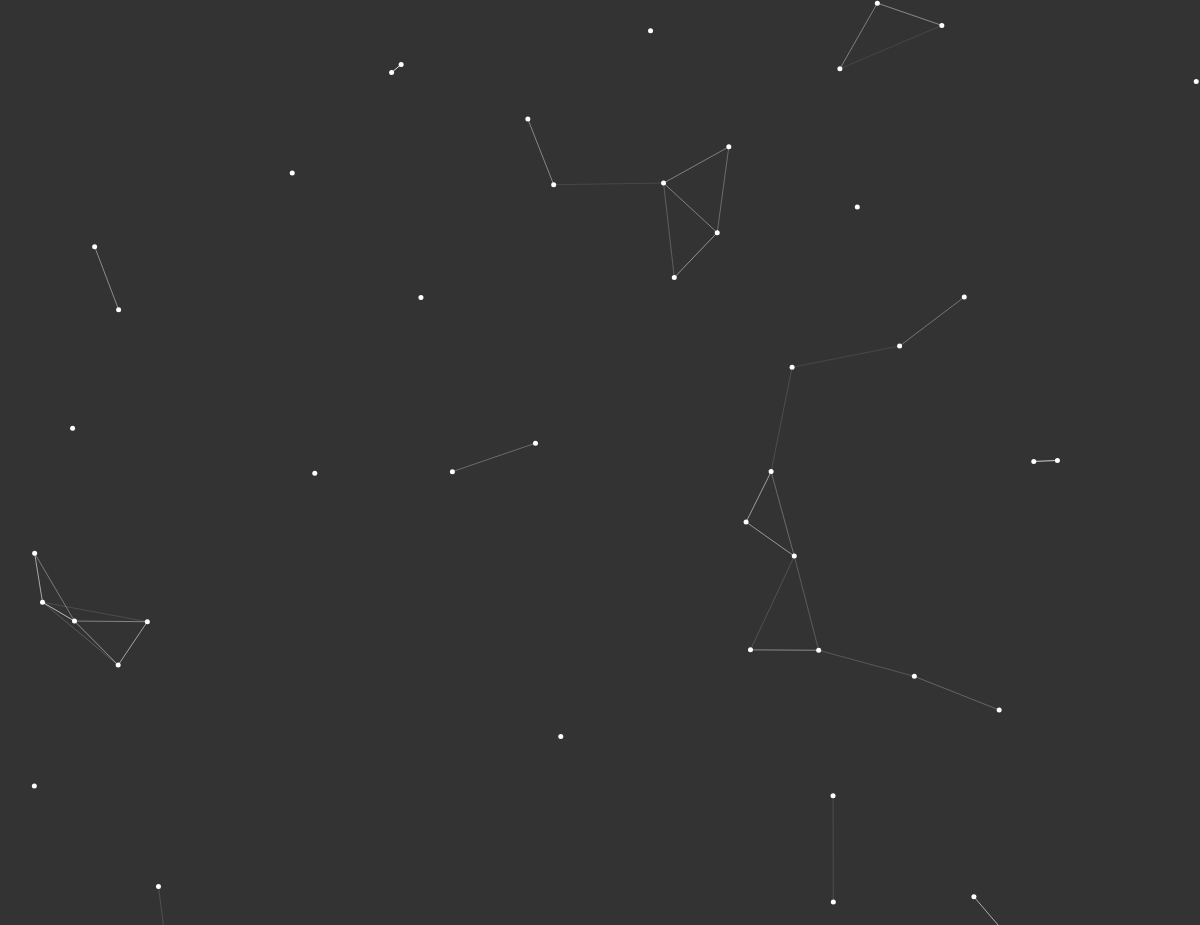
Frame 1 (no input)
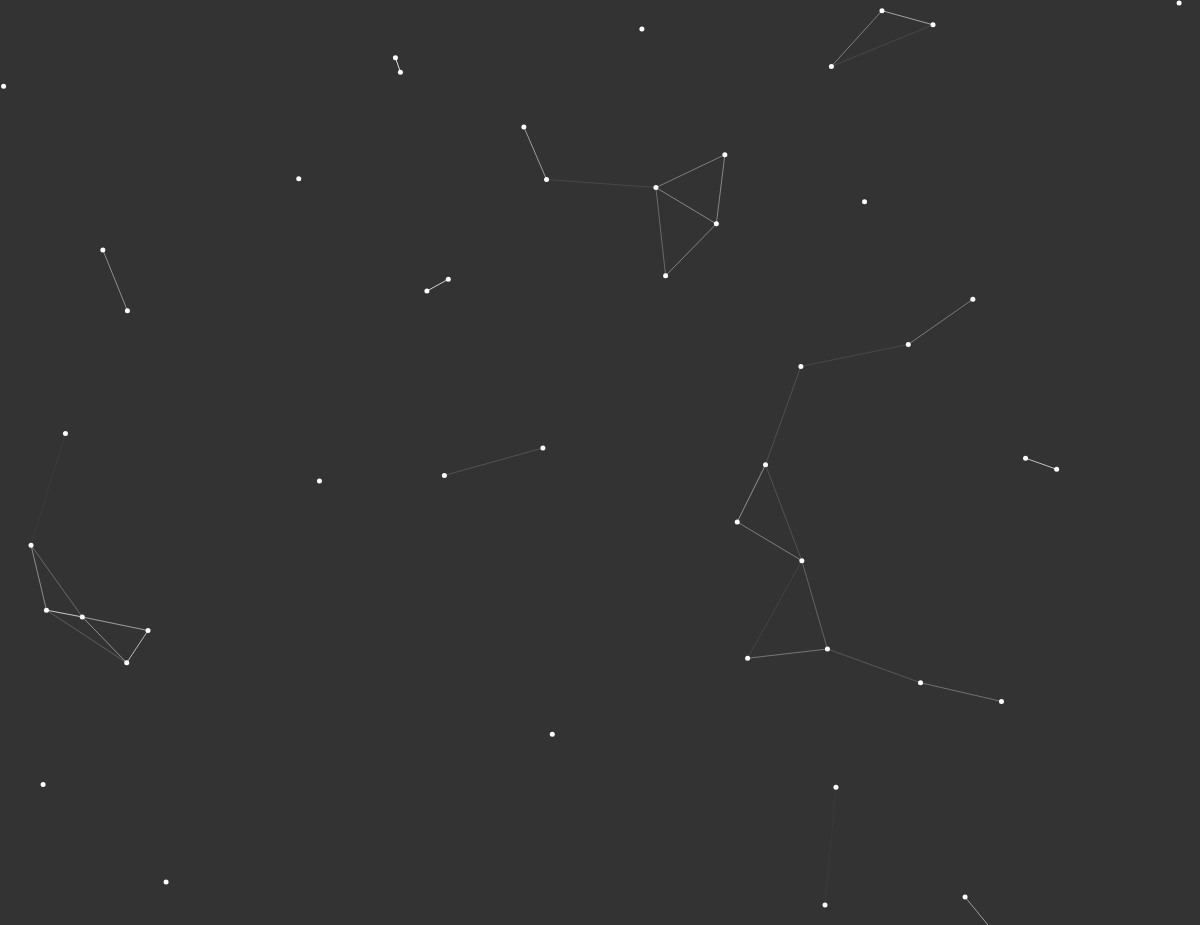
Frame 60 (no input)
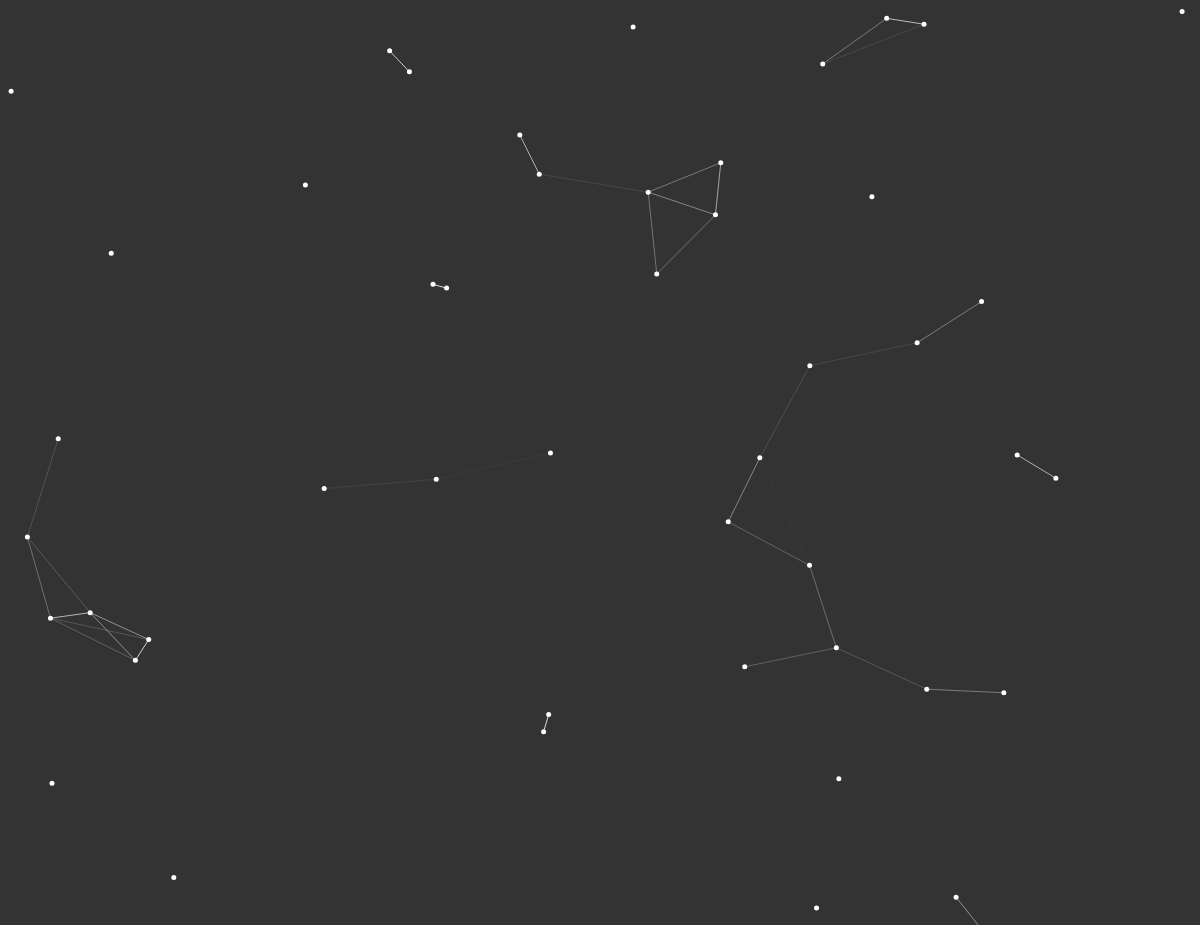
Frame 120 (the mouse pressed at the canvas centre since frame 60)

The p5.js sketch that drew these frames (run headless with seeded random() and noise() and a simulated clock; from frame 60 on, the mouse is pressed at the canvas centre):

// p5.js sketch
// ── sketch.js
var canvas;
var dots = [];
var numdots = 50;
var max_dist;

function windowResized() {
  canvas = createCanvas(windowWidth, windowHeight-70);
  max_dist = (windowWidth+windowHeight)/18;
}

function setup() {
  canvas = createCanvas(windowWidth, windowHeight-70);
  canvas.position(0,75);
  canvas.style('z-index', '-1');
  max_dist = (windowHeight+windowWidth)/18;
  background(51);
  for (var i=0; i<numdots; i++){
    var vehicle = new Vehicle(0);
    dots.push(vehicle);
  }
 
}

function draw() {
  if (frameCount % 60 == 0) {
    replace();
  }
  clear();
  background(51);
  for (var i=0; i<dots.length; i++) {
    dots[i].update();
    dots[i].show();
  }
  console.log(dots[0].pos.x)
  for (var i=0; i<dots.length-1; i++){
    for (var j=i+1; j<dots.length; j++){
      var dist = p5.Vector.sub(dots[i].pos, dots[j].pos);
      if (dist.mag() < max_dist) {
        strokeWeight(1);
        var alpha = (max_dist-dist.mag())*2;
        stroke(255, 255, 255, alpha);
        line(dots[i].pos.x, dots[i].pos.y, dots[j].pos.x, dots[j].pos.y);
      }
    }
  }
}

function replace() {
  index = Math.floor(Math.random()*dots.length);
  var vehicle = new Vehicle(1);
  dots[index] = vehicle;
}
// ── projects.html
<!DOCTYPE html>
<html style="font-size: 16px;">
  <head>
    <meta name="viewport" content="width=device-width, initial-scale=1.0">
    <meta charset="utf-8">
    <meta name="keywords" content="Contact">
    <meta name="description" content="">
    <meta name="page_type" content="np-template-header-footer-from-plugin">
    <title>Projects</title>
    <link rel="stylesheet" href="/nicepage.css" media="screen">
<link rel="stylesheet" href="/Contact.css" media="screen">
    <script class="u-script" type="text/javascript" src="/jquery.js" defer=""></script>
    <script class="u-script" type="text/javascript" src="/nicepage.js" defer=""></script>
    <script src="/libraries/p5.min.js"></script>
    <link id="u-theme-google-font" rel="stylesheet" href="https://fonts.googleapis.com/css?family=Roboto:100,100i,300,300i,400,400i,500,500i,700,700i,900,900i|Open+Sans:300,300i,400,400i,500,500i,600,600i,700,700i,800,800i">
    
    
    <script type="application/ld+json">{
		"@context": "http://schema.org",
		"@type": "Organization",
		"name": ""
}</script>
    <meta name="theme-color" content="#2eb9f7">
    <meta property="og:title" content="Contact">
    <meta property="og:type" content="website">
  </head>
  <body class="u-body u-xxl-mode"><header class="u-clearfix u-header u-header" id="sec-8911"><div class="u-clearfix u-sheet u-sheet-1">
        <nav class="u-align-left u-menu u-menu-dropdown u-offcanvas u-menu-1" data-responsive-from="XL">
          <div class="menu-collapse">
            <a class="u-button-style u-nav-link" href="#" style="padding: 4px 0px; font-size: calc(1em + 8px);">
              <svg class="u-svg-link" preserveAspectRatio="xMidYMin slice" viewBox="0 0 302 302" style=""><use xmlns:xlink="http://www.w3.org/1999/xlink" xlink:href="#svg-5c50"></use></svg>
              <svg xmlns="http://www.w3.org/2000/svg" xmlns:xlink="http://www.w3.org/1999/xlink" version="1.1" id="svg-5c50" x="0px" y="0px" viewBox="0 0 302 302" style="enable-background:new 0 0 302 302;" xml:space="preserve" class="u-svg-content"><g><rect y="36" width="302" height="30"></rect><rect y="236" width="302" height="30"></rect><rect y="136" width="302" height="30"></rect>
</g><g></g><g></g><g></g><g></g><g></g><g></g><g></g><g></g><g></g><g></g><g></g><g></g><g></g><g></g><g></g></svg>
            </a>
          </div>
          <div class="u-nav-container">
            <ul class="u-nav u-unstyled u-nav-1">
              </li><li class="u-nav-item"><a class="u-button-style u-nav-link u-text-active-palette-1-base u-text-hover-palette-2-base" href="/index.html" style="padding: 10px 20px;">Home</a>
              </li><li class="u-nav-item"><a class="u-button-style u-nav-link u-text-active-palette-1-base u-text-hover-palette-2-base" href="/online_projects/projects.html" style="padding: 10px 20px;">Projects</a>
              </li><li class="u-nav-item"><a class="u-button-style u-nav-link u-text-active-palette-1-base u-text-hover-palette-2-base" href="/Photography.html" style="padding: 10px 20px;">Photography</a>
              </li><li class="u-nav-item"><a class="u-button-style u-nav-link u-text-active-palette-1-base u-text-hover-palette-2-base" href="/Contact.html" style="padding: 10px 20px;">Contact</a>
              </li></ul>
          </div>
          <div class="u-nav-container-collapse">
            <div class="u-align-center u-black u-container-style u-inner-container-layout u-opacity u-opacity-95 u-sidenav">
              <div class="u-inner-container-layout u-sidenav-overflow">
                <div class="u-menu-close"></div>
                <ul class="u-align-center u-nav u-popupmenu-items u-unstyled u-nav-2">
                  </li><li class="u-nav-item"><a class="u-button-style u-nav-link" href="/index.html">Home</a>
                  </li><li class="u-nav-item"><a class="u-button-style u-nav-link" href="/online_projects/projects.html">Projects</a>
                  </li><li class="u-nav-item"><a class="u-button-style u-nav-link" href="/Photography.html">Photography</a>
                  </li><li class="u-nav-item"><a class="u-button-style u-nav-link" href="/Contact.html">Contact</a>
                  </li></ul>
              </div>
            </div>
            <div class="u-black u-menu-overlay u-opacity u-opacity-70"></div>
          </div>
        </nav>
      </div></header>
      <body>
        <div style="text-align: center;">
          <a href="/online_projects/Double Pendulum/double_pendulum.html">Double Pendulum</a></div>
        <div style="text-align: center;">
          <a href="/online_projects/Boids/boids.html">Flocking Simulation</a></div>
        <div style="text-align: center;">
          <a href="/online_projects/Object Detection/object_detection.html">Object Detection</a></div>
        <div style="text-align: center;">
          <a href="/online_projects/Life/life.html">Conway's Game of Life</a></div>
        <div style="text-align: center;">
          <a href="/online_projects/Minesweaper/minesweaper.html">Minesweaper</a></div>
        <div style="text-align: center;">
          <a href="/online_projects/Pathfinding/pathfinding.html">Pathfinding</a></div>
          <div style="text-align: center;">
            <a href="/online_projects/Mandelbrot/mandelbrot.html">Mandelbrot Set</a></div>
          
        <script src="sketch.js"></script>
        <script src="vehicle.js"></script>
      </body>
  </body>
</html>
// ── vehicle.js
function Vehicle(new_dots) {
    if (new_dots == 1) {
        this.pos = createVector(random(windowWidth/2)+windowWidth/4, random(windowHeight/2)+windowHeight/4);
    } else {
        this.pos = createVector(random(windowWidth), random(windowHeight));
    }
    this.vel = p5.Vector.random2D();
    this.vel.mult(0.15);
}

Vehicle.prototype.behaviors = function() {
}

Vehicle.prototype.update = function() {
    this.pos.add(this.vel);
    if (this.pos.x < 0) {this.pos.x += windowWidth}
    if (this.pos.x > windowWidth) {this.pos.x -= windowWidth}
    if (this.pos.y < 0) {this.pos.y += windowHeight}
    if (this.pos.y > windowHeight) {this.pos.y -= windowHeight}
}

Vehicle.prototype.show = function() {
    stroke(255);
    strokeWeight(5);
    point(this.pos.x, this.pos.y);

}
